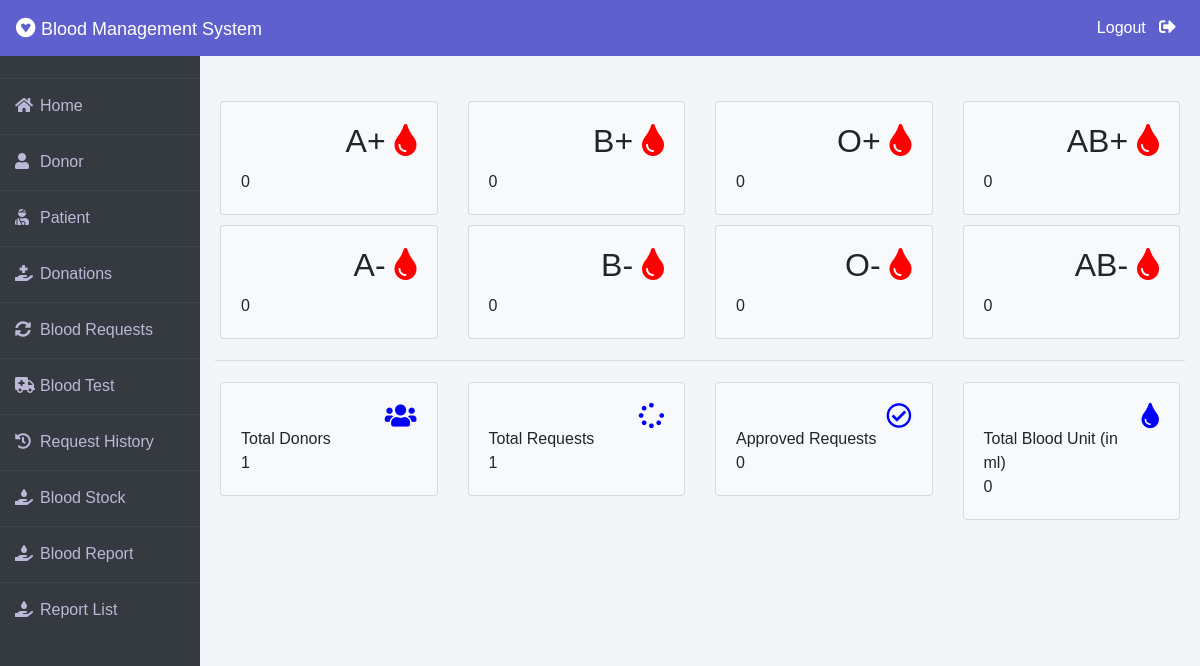
/admin-dashboard (signed in), run on an earlier commit of the app's database.
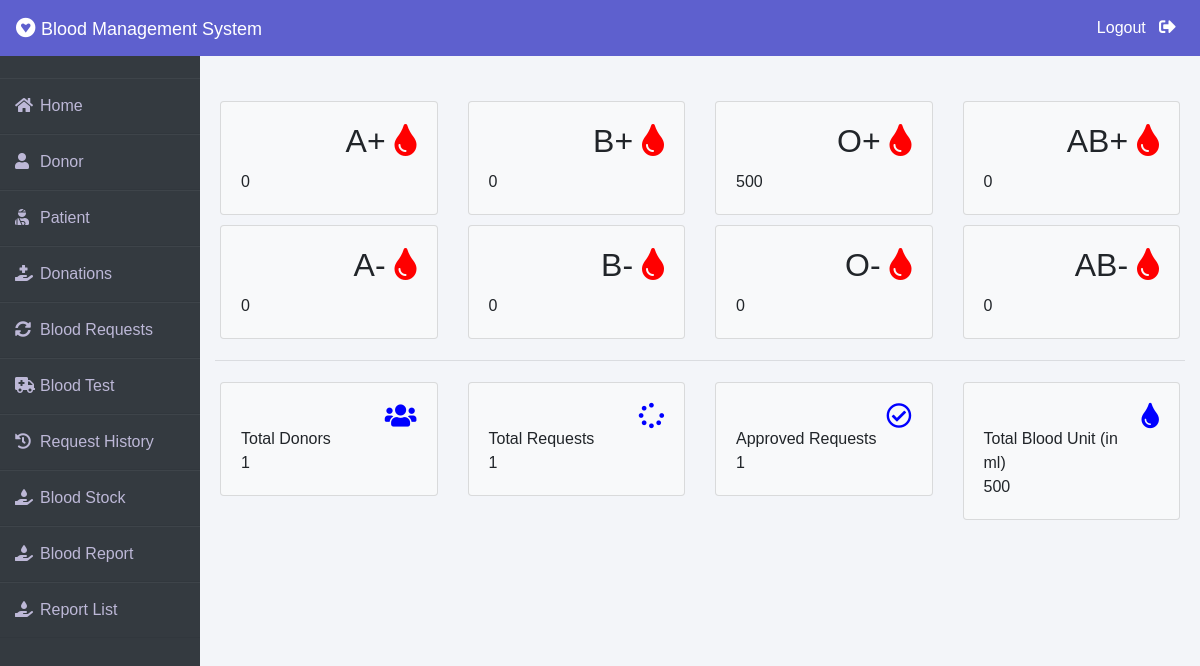
And on a later commit of the database.
### blood/models.py (models this page shows, shortened)
class Stock(models.Model):
    bloodgroup=models.CharField(max_length=10)
    unit=models.PositiveIntegerField(default=0)

### blood/views.py (the view)
# urls.py: path('admin-dashboard', views.admin_dashboard_view,name='admin-dashboard'),
@login_required(login_url='adminlogin')
def admin_dashboard_view(request):
    totalunit=models.Stock.objects.aggregate(Sum('unit'))
    dict={
        'A1':models.Stock.objects.get(bloodgroup="A+"),
        'A2':models.Stock.objects.get(bloodgroup="A-"),
        'B1':models.Stock.objects.get(bloodgroup="B+"),
        'B2':models.Stock.objects.get(bloodgroup="B-"),
        'AB1':models.Stock.objects.get(bloodgroup="AB+"),
        'AB2':models.Stock.objects.get(bloodgroup="AB-"),
        'O1':models.Stock.objects.get(bloodgroup="O+"),
        'O2':models.Stock.objects.get(bloodgroup="O-"),
        'totaldonors':dmodels.Donor.objects.all().count(),
        'totalbloodunit':totalunit['unit__sum'],
        'totalrequest':models.BloodRequest.objects.all().count(),
        'totalapprovedrequest':models.BloodRequest.objects.all().filter(status='Approved').count()
    }
    return render(request,'blood/admin_dashboard.html',context=dict)

### templates/blood/admin_dashboard.html (shortened to what the changed rows need)
{% extends 'blood/adminbase.html' %}
{% block content %}
<br><br>
<div class="container">
    <div class="row">
        <div class="col-sm-3">
          <div class="card bg-light">
            <div class="card-body">
                <div class="blood">
                    <h2>A+ <i class="fas fa-tint"></i></h2>
                </div><br><br>
            </div>
          </div>
        </div>
        <div class="col-sm-3">
            <div class="card bg-light">
                <div class="card-body">
                    <div class="blood">
                        <h2>B+ <i class="fas fa-tint"></i></h2>
                    </div><br><br>
                </div>
              </div>
        </div>
        <div class="col-sm-3">
            <div class="card bg-light">
                <div class="card-body">
                    <div class="blood">
                        <h2>O+ <i class="fas fa-tint"></i></h2>
                    </div><br><br>
                    <div>
                      {{O1.unit}}
                    </div>
                </div>
              </div>
          </div>
          <div class="col-sm-3">
            <div class="card bg-light">
                <div class="card-body">
                    <div class="blood">
                        <h2>AB+ <i class="fas fa-tint"></i></h2>
                    </div><br><br>
                </div>
              </div>
          </div>
      </div>
      <div class="row">
        <div class="col-sm-3">
          <div class="card bg-light">
            <div class="card-body">
                <div class="blood">
                    <h2>A- <i class="fas fa-tint"></i></h2>
                </div><br><br>
            </div>
          </div>
        </div>
        <div class="col-sm-3">
            <div class="card bg-light">
                <div class="card-body">
                    <div class="blood">
                        <h2>B- <i class="fas fa-tint"></i></h2>
                    </div><br><br>
                </div>
              </div>
        </div>
        <div class="col-sm-3">
            <div class="card bg-light">
                <div class="card-body">
                    <div class="blood">
                        <h2>O- <i class="fas fa-tint"></i></h2>
                    </div><br><br>
                </div>
              </div>
          </div>
          <div class="col-sm-3">
            <div class="card bg-light">
                <div class="card-body">
                    <div class="blood">
                        <h2>AB- <i class="fas fa-tint"></i></h2>
                    </div><br><br>
                </div>
              </div>
          </div>
      </div>
    <div class="row">
      <div class="col-sm-3">
          <div class="card bg-light">
              <div class="card-body">
                  <div class="blood">
                      <i class="far fa-check-circle"></i>
                  </div><br>
                  <div>
                      Approved Requests <br>
                      {{totalapprovedrequest}}
                  </div>
              </div>
            </div>
        </div>
        <div class="col-sm-3">
          <div class="card bg-light">
              <div class="card-body">
                  <div class="blood">
                      <i class="fas fa-tint xyz"></i>
                  </div><br>
                  <div>
                      Total Blood Unit (in ml) <br>
                      {{totalbloodunit}}
                  </div>
              </div>
            </div>
        </div>
    </div>
</div>
{% endblock content %}

What changed in the data, as far as the page shows it:
changed Stock (number 3 of 8 on the later page): unit "0" → "500"
Also different on the page:
{{ totalapprovedrequest }}: "0" → "1"
{{ totalbloodunit }}: "0" → "500"
